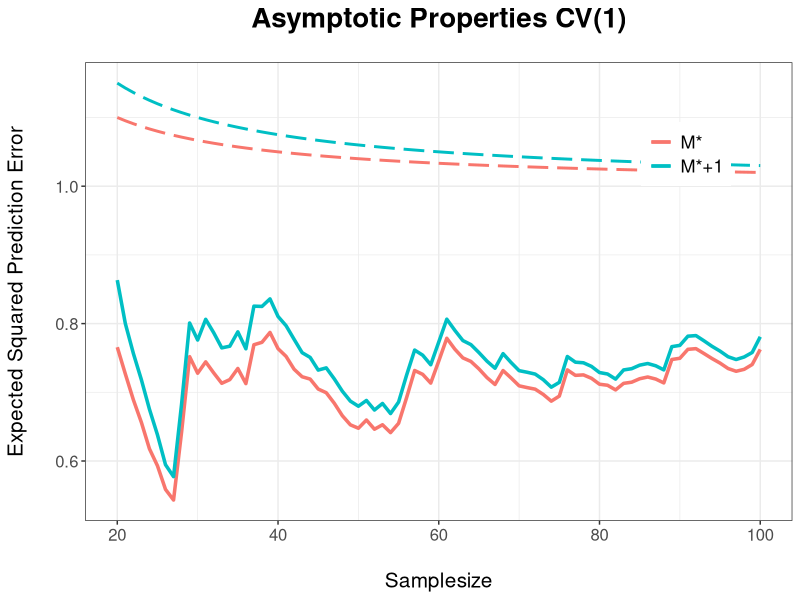
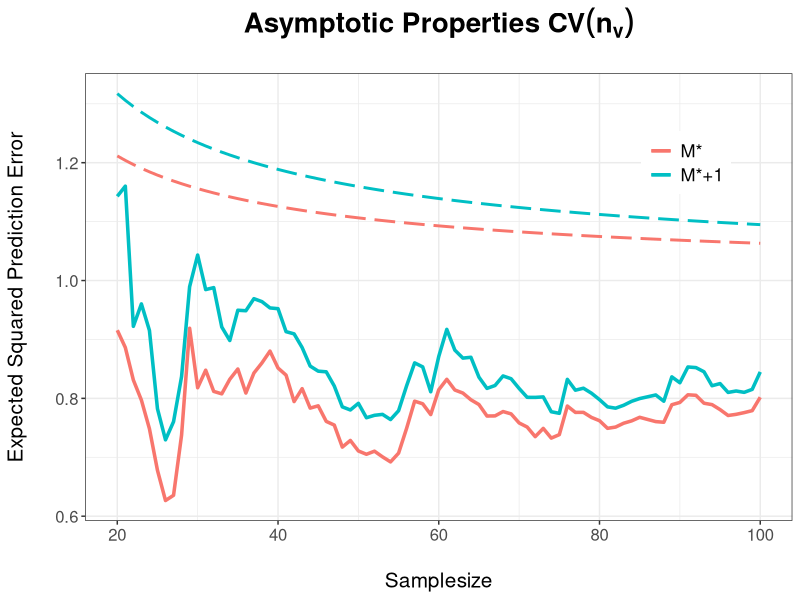

Recreate these plots in R, in order.
library(ggplot2)

n <- 100
p <- 5
p.True <- 2
beta <- c(4,7,0,0,0)
DataGen_X <- function(n){
  x_1 <- rep(1,n)         
  x_2 <- rnorm(n,0,1)
  x_3 <- rnorm(n,0,1)
  x_4 <- rnorm(n,0,1)
  x_5 <- rnorm(n,4,1)
  return(X<- cbind(x_1,x_2,x_3,x_4,x_5))
}
X <- DataGen_X(n)
sigma <- 1
y <- X%*%beta+rnorm(n,0,sigma)

##--------------------------------------------------------------------
##ESPE for CV(1) and CV(n_v) for Models in Category II

ESPE_CV1 <- function(d,n){
  return((1+d/n)*sigma^2)
}
ESPE_CVn.v <- function(d,n){
  return(1+d/n^(3/4))
}

##--------------------------------------------------------------------
##ESPE for CV(1) and CV(n_v) for Models in Category II

CV <- function(n,y,X,Method = "CV1"){
  if(Method =="CV1"){
    n_v <- 1
    b <- n
    train <- combn(seq(1,n,1),n-n_v)
  }else{
    b <- Method
    n_v <- n-floor(n^{3/4})
    train <- matrix(ncol = b, nrow = n-n_v)
    for (i in 1:b) {
      train[,i] <- sample(seq(1,n,1),n-n_v,replace = FALSE)
    }
  }
  
  Pred.Error <- c()
  for (i in 1:length(train[1,])) {
    #To make the Code a bit shorter
    train.i <- train[,i]                 
    X.train <- X[train.i,]    
    #Prediction Error for a given alpha and a given subset
    Error <- y[-train.i]-X[-train.i,]%*%solve(t(X.train)%*%X.train)%*%t(X.train)%*%y[train.i]
    Pred.Error[i] <- t(Error)%*%Error
  }
  MeanPred.Error <- 1/(b*n_v)*sum(Pred.Error)
  return(MeanPred.Error)
}


N.grid <-seq(20,100,1)

CV1_d2 <- c()
for (i in 1:length(N.grid)) {
  CV1_d2[i] <- CV(N.grid[i],y[1:N.grid[i]],X[1:N.grid[i],1:2])
}

CV1_d3 <- c()
for (i in 1:length(N.grid)) {
  CV1_d3[i] <- CV(N.grid[i],y[1:N.grid[i]],X[1:N.grid[i],1:3])
}

MCCV1_d2 <- c()
for (i in 1:length(N.grid)) {
  MCCV1_d2[i] <- CV(N.grid[i],y[1:N.grid[i]],X[1:N.grid[i],1:2],Method = N.grid[i]*5)
}

MCCV1_d3 <- c()
for (i in 1:length(N.grid)) {
  MCCV1_d3[i] <- CV(N.grid[i],y[1:N.grid[i]],X[1:N.grid[i],1:3],Method = N.grid[i]*5)
}

##--------------------------------------------------------------------
##Plot for CV1

d <- data.frame("Samplesize"=N.grid,"ESPE1_2"=ESPE_CV1(2,N.grid),"ESPE1_3"=ESPE_CV1(3,N.grid),"ASPE1_2"=CV1_d2,"ASPE1_3"=CV1_d3)

ggplot(d,aes(x=Samplesize)) +
  geom_line(aes(y=ESPE1_2,color = "M*"),size =1,linetype=5) +
  geom_line(aes(y=ASPE1_2,color = "M*"),size =1.2) +
  geom_line(aes(y=ESPE1_3,color = "M*+1"),size =1,linetype=5) +
  geom_line(aes(y=ASPE1_3,color = "M*+1"),size =1.2) +
  ylab("Expected Squared Prediction Error") + ggtitle("Asymptotic Properties CV(1)") +
  theme_bw() +
  theme(text = element_text(size=15),
        plot.title = element_text(size = 20,hjust = 0.5,face="bold")) +
  theme(axis.title.x = element_text(size = 15)) +
  theme(axis.title.y = element_text(size = 15)) +
  theme(axis.title.y = element_text(margin = margin(t = 0, r = 20, b = 0, l = 0))) +
  theme(axis.title.x = element_text(margin = margin(t = 20, r = 0, b = 0, l = 0))) +
  theme(plot.title = element_text(margin = margin(t = 0, r = 0 , b = 20, l = 0))) +
  theme(legend.title=element_blank(),legend.text = element_text(size = 13)) +
  theme(legend.position = c(0.85,0.8))

##--------------------------------------------------------------------
##Plot CV(n_v)


d <- data.frame("Samplesize"=N.grid,"ESPE1_2"=ESPE_CVn.v(2,N.grid),"ESPE1_3"=ESPE_CVn.v(3,N.grid),"ASPE1_2"=MCCV1_d2,"ASPE1_3"=MCCV1_d3)

ggplot(d,aes(x=Samplesize)) +
  geom_line(aes(y=ESPE1_2,color = "M*"),size =1,linetype=5) +
  geom_line(aes(y=ASPE1_2,color = "M*"),size =1.2) +
  geom_line(aes(y=ESPE1_3,color = "M*+1"),size =1,linetype=5) +
  geom_line(aes(y=ASPE1_3,color = "M*+1"),size =1.2) +
  ylab("Expected Squared Prediction Error") + ggtitle(expression(bold(paste("Asymptotic Properties ",CV(n[v]))))) +
  theme_bw() +
  theme(text = element_text(size=15),
        plot.title = element_text(size = 20,hjust = 0.5,face="bold")) +
  theme(axis.title.x = element_text(size = 15)) +
  theme(axis.title.y = element_text(size = 15)) +
  theme(axis.title.y = element_text(margin = margin(t = 0, r = 20, b = 0, l = 0))) +
  theme(axis.title.x = element_text(margin = margin(t = 20, r = 0, b = 0, l = 0))) +
  theme(plot.title = element_text(margin = margin(t = 0, r = 0 , b = 20, l = 0))) +
  theme(legend.title=element_blank(),legend.text = element_text(size = 13)) +
  theme(legend.position = c(0.85,0.8))